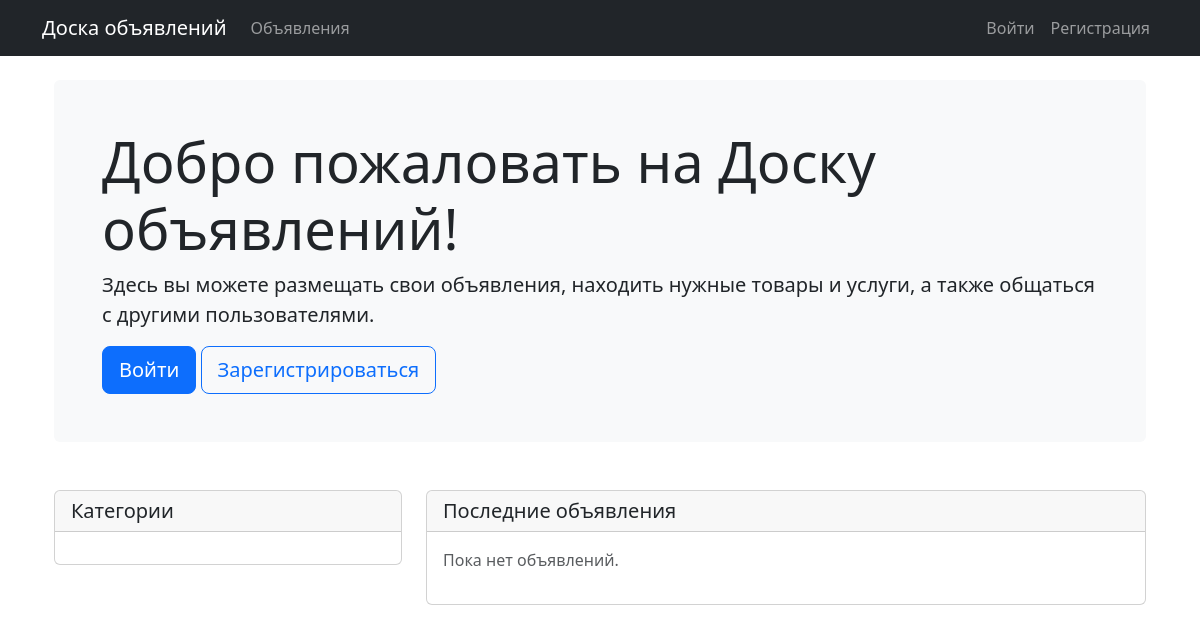
Before: / with the older database file.
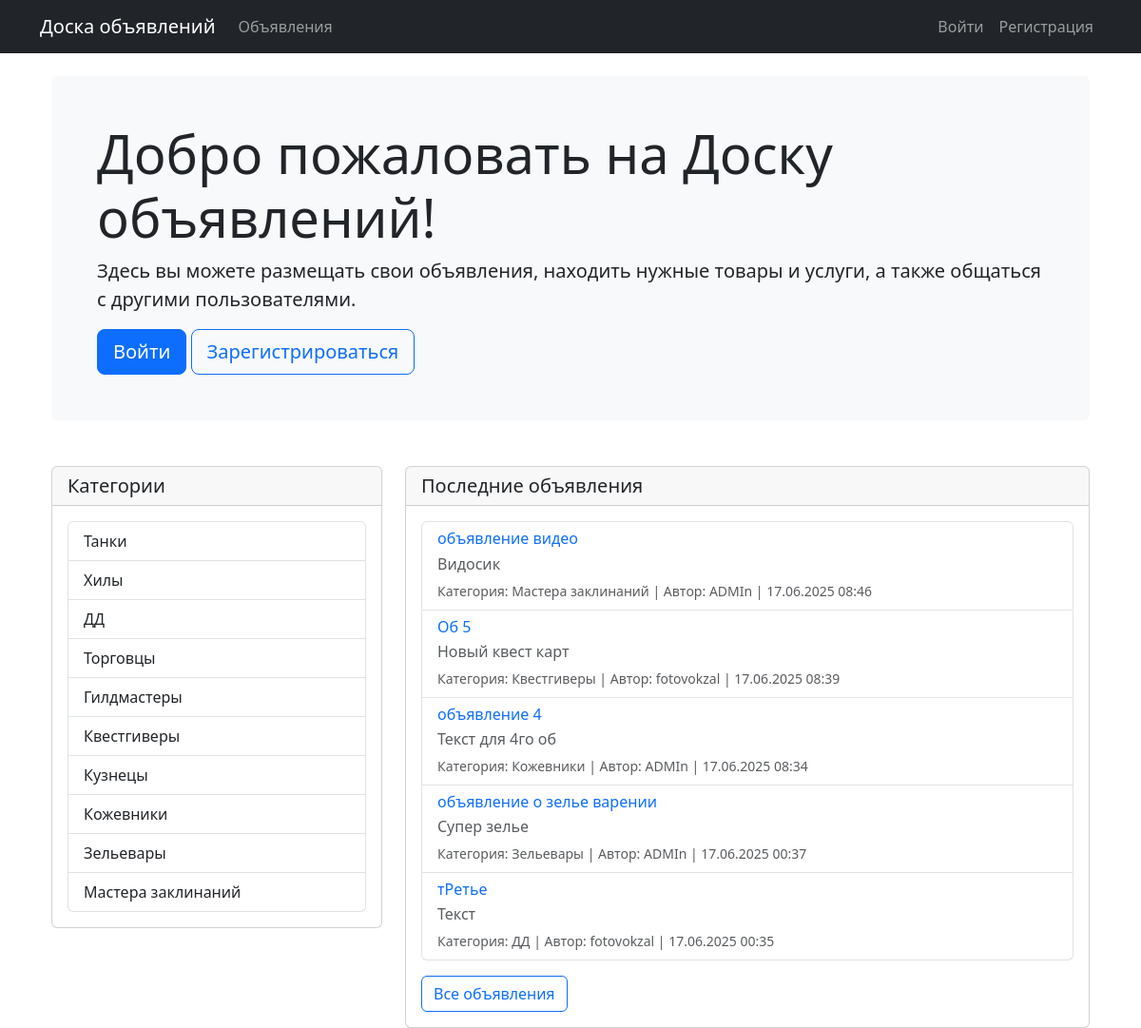
After: the same page with the newer database file.
### appBoard/models.py (models this page shows, shortened)
class Category(models.Model):
    name = models.CharField(max_length=100)
    code = models.CharField(max_length=2, unique=True, default='XX')
    description = models.TextField(default='Описание категории')
    class Meta:
        verbose_name_plural = "Categories"

class Post(models.Model):
    author = models.ForeignKey(User, on_delete=models.CASCADE)
    title = models.CharField(max_length=200)
    content = RichTextField()
    category = models.ForeignKey(Category, on_delete=models.CASCADE)
    created_at = models.DateTimeField(default=timezone.now)
    updated_at = models.DateTimeField(auto_now=True)
    image = models.ImageField(upload_to='post_images/', null=True, blank=True)
    video = models.FileField(upload_to='post_videos/', null=True, blank=True)
    class Meta:
        verbose_name = 'Запись'
        verbose_name_plural = 'Записи'

### appAccounts/models.py (models this page shows)
class User(AbstractUser):
    confirmation_code = models.CharField(max_length=6, blank=True)
    is_confirmed = models.BooleanField(default=False)

### appBoard/views.py (the view)
# urls.py: path('', views.post_list, name='post_list'),
def post_list(request):
    latest_posts = Post.objects.all().order_by('-created_at')[:5]
    categories = Category.objects.all()
    context = {
        'latest_posts': latest_posts,
        'categories': categories,
    }
    return render(request, 'board/post_list.html', context)

### appBoard/templates/board/post_list.html (shortened to what this page needs)
{% extends 'base.html' %}
{% block content %}
<div class="container mt-4">
    <div class="jumbotron bg-light p-5 rounded">
        <h1 class="display-4">Добро пожаловать на Доску объявлений!</h1>
        <p class="lead">Здесь вы можете размещать свои объявления, находить нужные товары и услуги, а также общаться с другими пользователями.</p>
        {% if user.is_authenticated %}
            <a href="{% url 'board:post_create' %}" class="btn btn-primary btn-lg">Разместить объявление</a>
        {% else %}
            <a href="{% url 'account_login' %}" class="btn btn-primary btn-lg">Войти</a>
            <a href="{% url 'account_signup' %}" class="btn btn-outline-primary btn-lg">Зарегистрироваться</a>
        {% endif %}
    </div>
    <div class="row mt-5">
        <div class="col-md-4">
            <div class="card">
                <div class="card-header">
                    <h2 class="h5 mb-0">Категории</h2>
                </div>
                <div class="card-body">
                    <div class="list-group">
                        {% for category in categories %}
                            <a href="{% url 'board:post_list' %}?category={{ category.code }}" class="list-group-item list-group-item-action">
                                {{ category.name }}
                            </a>
                        {% endfor %}
                    </div>
                </div>
            </div>
        </div>
        <div class="col-md-8">
            <div class="card">
                <div class="card-header">
                    <h2 class="h5 mb-0">Последние объявления</h2>
                </div>
                <div class="card-body">
                    {% if latest_posts %}
                        <div class="list-group">
                            {% for post in latest_posts %}
                                <div class="list-group-item">
                                    <div class="d-flex justify-content-between align-items-center">
                                        <div>
                                            <h3 class="h6 mb-1">
                                                <a href="{% url 'board:post_detail' post.pk %}" class="text-decoration-none">
                                                    {{ post.title }}
                                                </a>
                                            </h3>
                                            <p class="mb-1 text-muted">{{ post.content|truncatewords:30 }}</p>
                                            <small class="text-muted">
                                                Категория: {{ post.category.name }} |
                                                Автор: {{ post.author.username }} |
                                                {{ post.created_at|date:"d.m.Y H:i" }}
                                            </small>
                                        </div>
                                    </div>
                                </div>
                            {% endfor %}
                        </div>
                        <div class="mt-3">
                            <a href="{% url 'board:post_list' %}" class="btn btn-outline-primary">Все объявления</a>
                        </div>
                    {% else %}
                        <p class="text-muted">Пока нет объявлений.</p>
                    {% endif %}
                </div>
            </div>
        </div>
    </div>
</div>
{% endblock %}

### appBoard/templates/base.html (shortened to what this page needs)
<!DOCTYPE html>
<html lang="ru">
<head>
    <link href="https://cdn.jsdelivr.net/npm/bootstrap@5.3.0/dist/css/bootstrap.min.css" rel="stylesheet">
</head>
<body>
    <nav class="navbar navbar-expand-lg navbar-dark bg-dark mb-4">
        <div class="container">
            <a class="navbar-brand" href="{% url 'board:post_list' %}">Доска объявлений</a>
            <div class="collapse navbar-collapse" id="navbarNav">
                <ul class="navbar-nav me-auto">
                    <li class="nav-item">
                        <a class="nav-link" href="{% url 'board:post_list' %}">Объявления</a>
                    </li>
                </ul>
                <ul class="navbar-nav">
                    {% if user.is_authenticated %}
                        <li class="nav-item">
                            <span class="nav-link">Привет, {{ user.username }}!</span>
                        </li>
                        <li class="nav-item">
                            <a class="nav-link" href="{% url 'account_logout' %}">Выйти</a>
                        </li>
                    {% else %}
                        <li class="nav-item">
                            <a class="nav-link" href="{% url 'account_login' %}">Войти</a>
                        </li>
                        <li class="nav-item">
                            <a class="nav-link" href="{% url 'account_signup' %}">Регистрация</a>
                        </li>
                    {% endif %}
                </ul>
            </div>
        </div>
    </nav>
    <div class="container">
        {% block content %}
        {% endblock %}
    </div>
</body>
</html>

Changed rows visible on the page:
added Category: name "Танки"
added Category: name "Хилы"
added Category: name "ДД"
added Category: name "Торговцы"
added Category: name "Гилдмастеры"
added Category: name "Квестгиверы"
added Category: name "Кузнецы"
added Category: name "Кожевники"
added Category: name "Зельевары"
added Category: name "Мастера заклинаний"
added Post: title "объявление видео", content "Видосик", category.name "Мастера заклинаний", author.username "ADMIn", created_at "17.06.2025 08:46"
added Post: title "Об 5", content "Новый квест карт", category.name "Квестгиверы", author.username "fotovokzal", created_at "17.06.2025 08:39"
added Post: title "объявление 4", content "Текст для 4го об", category.name "Кожевники", author.username "ADMIn", created_at "17.06.2025 08:34"
added Post: title "объявление о зелье варении", content "Супер зелье", category.name "Зельевары", author.username "ADMIn", created_at "17.06.2025 00:37"
added Post: title "тРетье", content "Текст", category.name "ДД", author.username "fotovokzal", created_at "17.06.2025 00:35"
Other visible differences:
text no longer shown: "Пока нет объявлений."
text now shown: "Все объявления"
